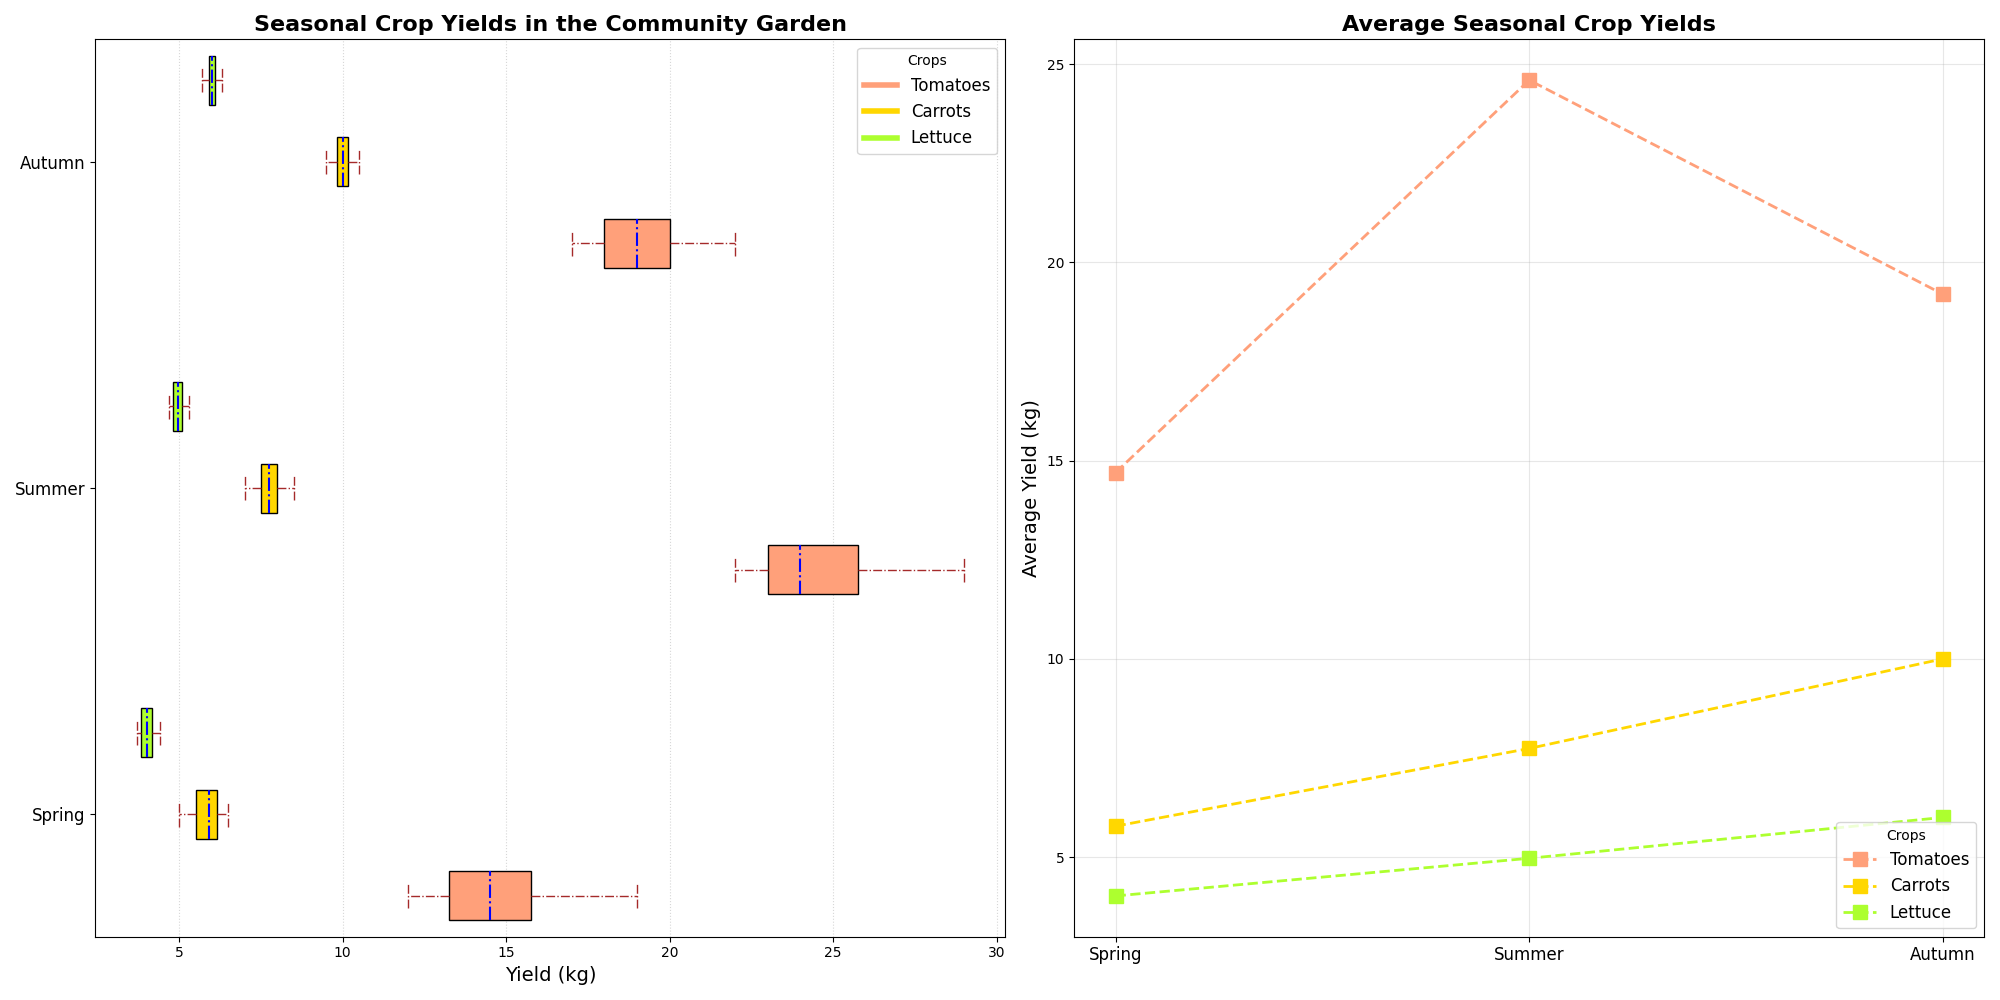

Python code for this plot:
import matplotlib.pyplot as plt
import numpy as np

# Data for crop yields (in kg) over three seasons: spring, summer, and autumn
tomato_yields = [
    [12, 15, 14, 13, 12, 16, 17, 19, 14, 15], # Spring
    [22, 24, 23, 25, 22, 28, 29, 26, 24, 23], # Summer
    [18, 19, 20, 17, 19, 18, 21, 22, 20, 18]  # Autumn
]

carrot_yields = [
    [5, 6, 5.5, 6.2, 6.5, 5.8, 6.3, 5, 5.5, 6], # Spring
    [7, 7.5, 8, 7.8, 7.5, 7.2, 8.5, 8, 7.7, 8.2], # Summer
    [10, 9.8, 10.2, 9.5, 10, 10.1, 9.7, 10.3, 10.5, 9.9] # Autumn
]

lettuce_yields = [
    [4, 3.8, 4.2, 4.1, 4, 3.9, 4.3, 3.7, 4.4, 3.8], # Spring
    [5, 4.8, 4.9, 5.2, 4.9, 4.7, 5.3, 5, 5.1, 4.8], # Summer
    [6, 5.8, 6.1, 5.9, 6, 5.7, 6.2, 5.9, 6.3, 6.1]  # Autumn
]

# Calculating average yields per season
seasonal_averages = {
    'Spring': [
        np.mean(tomato_yields[0]), 
        np.mean(carrot_yields[0]), 
        np.mean(lettuce_yields[0])
    ],
    'Summer': [
        np.mean(tomato_yields[1]), 
        np.mean(carrot_yields[1]), 
        np.mean(lettuce_yields[1])
    ],
    'Autumn': [
        np.mean(tomato_yields[2]), 
        np.mean(carrot_yields[2]), 
        np.mean(lettuce_yields[2])
    ]
}

data = [tomato_yields, carrot_yields, lettuce_yields]
seasons = ["Spring", "Summer", "Autumn"]
crops = ["Tomatoes", "Carrots", "Lettuce"]

fig, axes = plt.subplots(1, 2, figsize=(20, 10))
positions = np.array(range(len(seasons))) * 4
colors = ['#FFA07A', '#FFD700', '#ADFF2F']

# Horizontal Box Plot
for i, yields in enumerate(data):
    pos = positions + i
    bp = axes[0].boxplot(yields, positions=pos, widths=0.6, patch_artist=True, notch=False, vert=False)
    for patch, color in zip(bp['boxes'], [colors[i]] * len(seasons)):
        patch.set_facecolor(color)
    for whisker in bp['whiskers']:
        whisker.set(color='brown', linestyle='-.', linewidth=1)
    for cap in bp['caps']:
        cap.set(color='brown', linestyle='-.', linewidth=1)
    for median in bp['medians']:
        median.set(color='blue', linewidth=1.5, linestyle='-.')

axes[0].set_yticks(positions + 1)
axes[0].set_yticklabels(seasons, fontsize=12)
axes[0].set_title("Seasonal Crop Yields in the Community Garden", fontsize=16, fontweight='bold')
axes[0].set_xlabel("Yield (kg)", fontsize=14)
axes[0].grid(axis='x', linestyle=':', alpha=0.5)

handles = [plt.Line2D([0], [0], color=color, lw=4) for color in colors]
axes[0].legend(handles, crops, title='Crops', loc='upper right', fontsize=12)

# Line Plot for average yields
x_pos = np.arange(len(seasons))
average_values = [
    [season[0] for season in seasonal_averages.values()],
    [season[1] for season in seasonal_averages.values()],
    [season[2] for season in seasonal_averages.values()]
]

for i, crop in enumerate(crops):
    axes[1].plot(x_pos, average_values[i], marker='s', linestyle='--', linewidth=2, markersize=10, label=crop, color=colors[i])

axes[1].set_xticks(x_pos)
axes[1].set_xticklabels(seasons, fontsize=12)
axes[1].set_title("Average Seasonal Crop Yields", fontsize=16, fontweight='bold')
axes[1].set_ylabel("Average Yield (kg)", fontsize=14)
axes[1].grid(axis='both', linestyle='-', alpha=0.3)
axes[1].legend(title='Crops', fontsize=12, loc='lower right')

plt.tight_layout()
plt.show()
